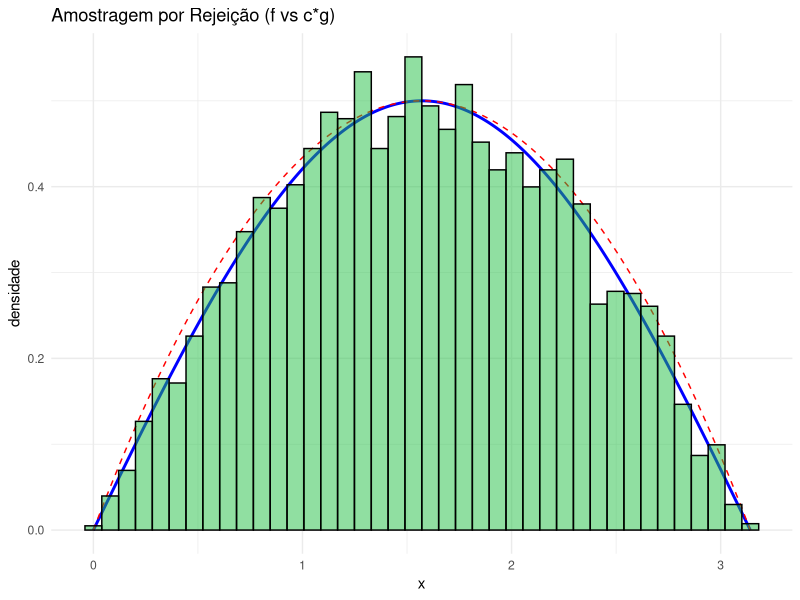

This figure's R source:
library(ggplot2)

# densidade alvo
f <- function(x) {
  0.5 * sin(x)
}

# densidade proposta: Beta(2,2) reescalada para [0, pi]
# é melhor usar uma beta onde parâmetros são iguais, dai melhora a eficiencia
g <- function(x) {
  (1 / pi) * dbeta(x / pi, shape1 = 2, shape2 = 2)
}

# razão f/g
razao <- function(x) {
  f(x) / g(x)
}

# constante c
opt_result <- optimize(f = razao, interval = c(0, pi), maximum = TRUE)
c <- opt_result$objective

# amostragem via rejeição
amostragem_rejeicao <- function(f, g, c, n_amostras) {
  amostras <- numeric(0)
  while (length(amostras) < n_amostras) {
    # Y ~ proposta Beta(2,2) reescalada
    Y <- pi * rbeta(1, 2, 2)
    U <- runif(1)
    
    if (U <= f(Y) / (c * g(Y))) {
      amostras <- c(amostras, Y)
    }
  }
  return(amostras)
}

# gerar amostras
n_amostras <- 5000
amostras <- amostragem_rejeicao(f, g, c, n_amostras)

# comparação visual
x_vals <- seq(0, pi, length.out = 1000)
df <- data.frame(x = x_vals, f = f(x_vals), g = c * g(x_vals))

ggplot() +
  geom_line(data = df, aes(x = x, y = f), color = "blue", size = 1) +
  geom_line(data = df, aes(x = x, y = g), color = "red", linetype = "dashed") +
  geom_histogram(aes(x = amostras, y = ..density..), bins = 40,
                 fill = "#23bf45", alpha = 0.5, color = "black") +
  labs(title = "Amostragem por Rejeição (f vs c*g)", x = "x", y = "densidade") +
  theme_minimal()
